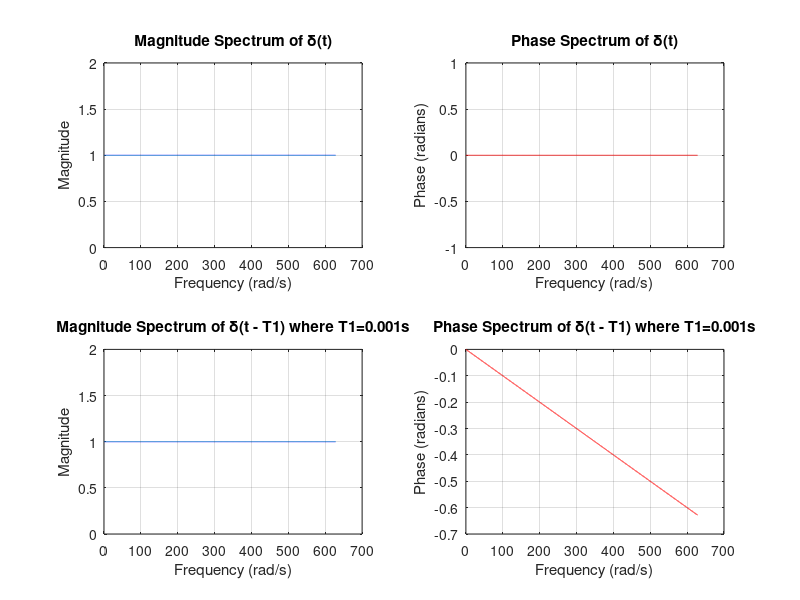
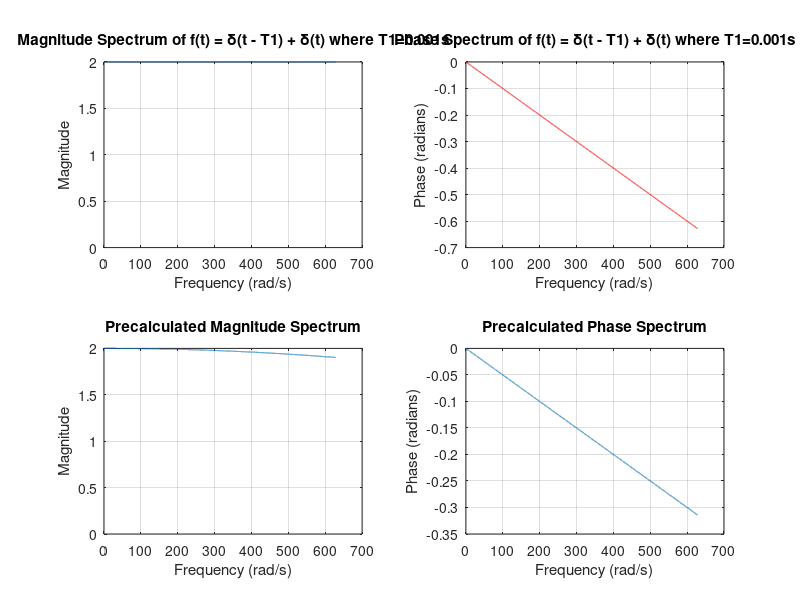
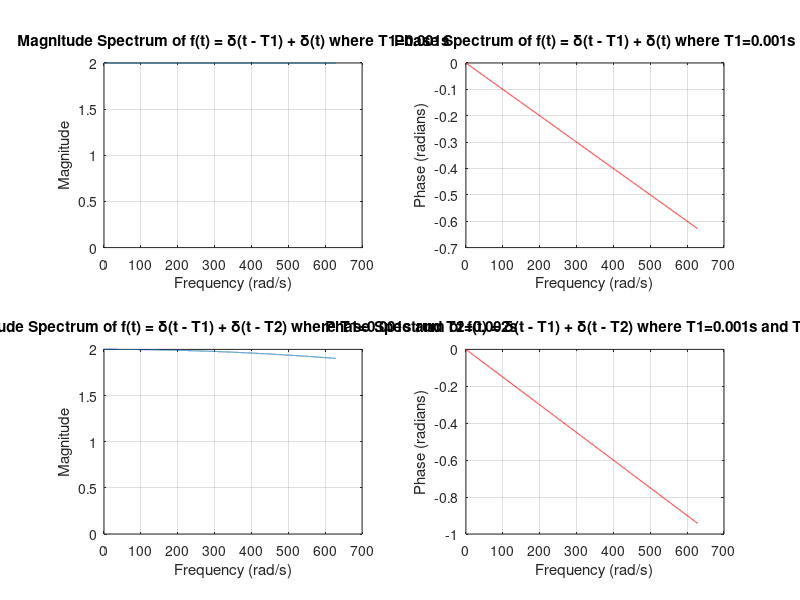

Recreate these plots in MATLAB, in order.
%%%%%%%%%%%%%%%%%%%%%%%%%%%%%%%%%%%%%%%%%%%%%%%%%%%%%%%%%%%%%%%%%%%%%%%%%%%%%%%%%%%%%%%%%
% 11 Dec 2025                                                                           %
% SS1 Lab 3 - Problem 1                                                                 %
% Fourier Transforms with Dirac                                                         %
% Authors: Imran Rizwan 2778020, Lawrence Byabato 2778215, Gibriel Zibo 2778062         %
%%%%%%%%%%%%%%%%%%%%%%%%%%%%%%%%%%%%%%%%%%%%%%%%%%%%%%%%%%%%%%%%%%%%%%%%%%%%%%%%%%%%%%%%%

function Prob1() 
    clc();
    mainTask1();
end

function mainTask1()
    omega = 2 * pi * (0:0.01:100);          % frequency vector from 0 to 100 Hz
    T0 = 0;                                 % No delay
    T1 = 1e-3;                              % 1 ms delay 
    % Find the Fourier Transforms of δ(t) and δ(t - T1) and their spectra
    D0 = computeFT_diracPulse(omega, T0);
    [D0_magSpec, D0_phaseSpec] = getMagPhaseSpectra_fromFTVec(D0);
    D1 = computeFT_diracPulse(omega, T1);
    [D1_magSpec, D1_phaseSpec] = getMagPhaseSpectra_fromFTVec(D1);
    % Plot the magnitude and phase spectra for both Dirac pulses
    figure;
    subplot(2, 2, 1);
    plot(omega, D0_magSpec); 
    title('Magnitude Spectrum of δ(t)');
    xlabel('Frequency (rad/s)');
    ylabel('Magnitude');
    ylim([0, 2]);
    grid on;
    subplot(2, 2, 2);
    plot(omega, D0_phaseSpec, 'r'); 
    title('Phase Spectrum of δ(t)');
    xlabel('Frequency (rad/s)');
    ylabel('Phase (radians)');
    grid on;
    subplot(2, 2, 3);
    plot(omega, D1_magSpec); 
    title(['Magnitude Spectrum of δ(t - T1) where T1=', num2str(T1), 's']);
    xlabel('Frequency (rad/s)');
    ylabel('Magnitude');
    ylim([0, 2]);
    grid on;
    subplot(2, 2, 4);
    plot(omega, D1_phaseSpec, 'r'); 
    title(['Phase Spectrum of δ(t - T1) where T1=', num2str(T1), 's']);
    xlabel('Frequency (rad/s)');
    ylabel('Phase (radians)');
    grid on;
    % ------- Part D -------------------------------------------------------------------------------------------------------
    % Get the spectra for f(t) = δ(t - T1) + δ(t) using linearity property
    % and precalculations method
    [precalculatedMagSpec, precalculatedPhaseSpec] = getMagPhaseSpectra_precalculated(omega);
    FT_magSpec = D0_magSpec + D1_magSpec;
    FT_phaseSpec = D0_phaseSpec + D1_phaseSpec;
    
    figure;
    subplot(2, 2, 1);
    plot(omega, FT_magSpec); 
    title(['Magnitude Spectrum of f(t) = δ(t - T1) + δ(t) where T1=', num2str(T1), 's']);
    xlabel('Frequency (rad/s)');
    ylabel('Magnitude');
    ylim([0, 2]);
    grid on;
    
    subplot(2, 2, 2);
    plot(omega, FT_phaseSpec, 'r'); 
    title(['Phase Spectrum of f(t) = δ(t - T1) + δ(t)', ' where T1=', num2str(T1), 's']);
    xlabel('Frequency (rad/s)');
    ylabel('Phase (radians)');
    grid on;
    
    subplot(2, 2, 3);
    plot(omega, precalculatedMagSpec); 
    title('Precalculated Magnitude Spectrum');
    xlabel('Frequency (rad/s)');
    ylabel('Magnitude');
    ylim([0, 2]);
    grid on;
    subplot(2, 2, 4);
    plot(omega, precalculatedPhaseSpec), 'r'; 
    title('Precalculated Phase Spectrum');
    xlabel('Frequency (rad/s)');
    ylabel('Phase (radians)');
    grid on;
    % ------- Part E -------------------------------------------------------------------------------------------------------
    T2 = 2e-3;
    FT_2 = D1 + computeFT_diracPulse(omega, T2);
    [FT_2_magSpec, FT_2_phaseSpec] = getMagPhaseSpectra_fromFTVec(FT_2);
    figure;
    subplot(2, 2, 1);
    plot(omega, FT_magSpec); 
    title(['Magnitude Spectrum of f(t) = δ(t - T1) + δ(t) where T1=', num2str(T1), 's']);
    xlabel('Frequency (rad/s)');
    ylabel('Magnitude');
    ylim([0, 2]);
    grid on;
    subplot(2, 2, 2);
    plot(omega, FT_phaseSpec, 'r'); 
    title(['Phase Spectrum of f(t) = δ(t - T1) + δ(t) where T1=', num2str(T1), 's']);
    xlabel('Frequency (rad/s)');
    ylabel('Phase (radians)');
    grid on;
    
    subplot(2, 2, 3);
    plot(omega, FT_2_magSpec); 
    title(['Magnitude Spectrum of f(t) = δ(t - T1) + δ(t - T2) where T1=', num2str(T1), 's and T2=', num2str(T2), 's']);
    xlabel('Frequency (rad/s)');
    ylabel('Magnitude');
    ylim([0, 2]);
    grid on;
    subplot(2, 2, 4);
    plot(omega, FT_2_phaseSpec, 'r'); 
    title(['Phase Spectrum of f(t) = δ(t - T1) + δ(t - T2) where T1=', num2str(T1), 's and T2=', num2str(T2), 's']);
    xlabel('Frequency (rad/s)');
    ylabel('Phase (radians)');
    grid on;
end

% returns the Fourier transform of a dirac pulse given the input angular
% frequency omega and time delay t0
function ftVec = computeFT_diracPulse(omega, t0)
    ftVec = exp(-1j * omega * t0);
end

function [magSpec, phaseSpec] = getMagPhaseSpectra_fromFTVec(ftVec) 
    magSpec = abs(ftVec);
    realPart = real(ftVec);
    imaginaryPart = imag(ftVec); 
    phaseSpec = atan2(imaginaryPart, realPart);
end

% computes the magnitude and phase spectra using the final simplified
% equations derived in the preparation
function [magSpec, phaseSpec] = getMagPhaseSpectra_precalculated(omega)
    t0 = 1e-3;                       % time delay of 1 ms
    magSpec = sqrt(2 + 2*cos(omega * t0));
    phaseSpec = (-omega * t0) / 2;
end